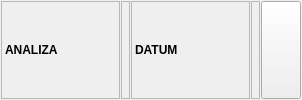
          <widget class="QFrame" name="frame_39">
           <property name="sizePolicy">
            <sizepolicy hsizetype="Preferred" vsizetype="Maximum">
             <horstretch>0</horstretch>
             <verstretch>0</verstretch>
            </sizepolicy>
           </property>
           <property name="frameShape">
            <enum>QFrame::NoFrame</enum>
           </property>
           <property name="frameShadow">
            <enum>QFrame::Raised</enum>
           </property>
           <layout class="QHBoxLayout" name="horizontalLayout_32">
            <property name="spacing">
             <number>1</number>
            </property>
            <property name="leftMargin">
             <number>1</number>
            </property>
            <property name="topMargin">
             <number>1</number>
            </property>
            <property name="rightMargin">
             <number>1</number>
            </property>
            <property name="bottomMargin">
             <number>1</number>
            </property>
            <item>
             <widget class="QLabel" name="lblJMBGiTitle_4">
              <property name="sizePolicy">
               <sizepolicy hsizetype="Maximum" vsizetype="Preferred">
                <horstretch>0</horstretch>
                <verstretch>0</verstretch>
               </sizepolicy>
              </property>
              <property name="minimumSize">
               <size>
                <width>119</width>
                <height>27</height>
               </size>
              </property>
              <property name="maximumSize">
               <size>
                <width>119</width>
                <height>16777215</height>
               </size>
              </property>
              <property name="font">
               <font>
                <weight>75</weight>
                <bold>true</bold>
               </font>
              </property>
              <property name="frameShape">
               <enum>QFrame::StyledPanel</enum>
              </property>
              <property name="text">
               <string>ANALIZA</string>
              </property>
             </widget>
            </item>
            <item>
             <widget class="QLabel" name="lblAnaliza">
              <property name="sizePolicy">
               <sizepolicy hsizetype="Preferred" vsizetype="Preferred">
                <horstretch>0</horstretch>
                <verstretch>0</verstretch>
               </sizepolicy>
              </property>
              <property name="font">
               <font>
                <weight>75</weight>
                <bold>true</bold>
               </font>
              </property>
              <property name="frameShape">
               <enum>QFrame::StyledPanel</enum>
              </property>
              <property name="textInteractionFlags">
               <set>Qt::LinksAccessibleByMouse|Qt::TextSelectableByMouse</set>
              </property>
             </widget>
            </item>
            <item>
             <widget class="QLabel" name="lblAnalizaDatumTitle">
              <property name="sizePolicy">
               <sizepolicy hsizetype="Maximum" vsizetype="Preferred">
                <horstretch>0</horstretch>
                <verstretch>0</verstretch>
               </sizepolicy>
              </property>
              <property name="minimumSize">
               <size>
                <width>119</width>
                <height>27</height>
               </size>
              </property>
              <property name="maximumSize">
               <size>
                <width>119</width>
                <height>16777215</height>
               </size>
              </property>
              <property name="font">
               <font>
                <weight>75</weight>
                <bold>true</bold>
               </font>
              </property>
              <property name="frameShape">
               <enum>QFrame::StyledPanel</enum>
              </property>
              <property name="text">
               <string>DATUM</string>
              </property>
             </widget>
            </item>
            <item>
             <widget class="QLabel" name="lblAnalizaDatum">
              <property name="sizePolicy">
               <sizepolicy hsizetype="Preferred" vsizetype="Preferred">
                <horstretch>0</horstretch>
                <verstretch>0</verstretch>
               </sizepolicy>
              </property>
              <property name="font">
               <font>
                <weight>75</weight>
                <bold>true</bold>
               </font>
              </property>
              <property name="frameShape">
               <enum>QFrame::StyledPanel</enum>
              </property>
              <property name="textInteractionFlags">
               <set>Qt::LinksAccessibleByMouse|Qt::TextSelectableByMouse</set>
              </property>
             </widget>
            </item>
            <item>
             <widget class="QPushButton" name="btnAnalizaDatumOK">
              <property name="sizePolicy">
               <sizepolicy hsizetype="Maximum" vsizetype="Preferred">
                <horstretch>0</horstretch>
                <verstretch>0</verstretch>
               </sizepolicy>
              </property>
              <property name="maximumSize">
               <size>
                <width>60</width>
                <height>16777215</height>
               </size>
              </property>
              <property name="font">
               <font>
                <weight>75</weight>
                <bold>true</bold>
               </font>
              </property>
              <property name="cursor">
               <cursorShape>PointingHandCursor</cursorShape>
              </property>
              <property name="icon">
               <iconset resource="../../../resources/DonatForm.qrc">
                <normaloff>:/InDonat/Forms/images/OK.gif</normaloff>:/InDonat/Forms/images/OK.gif</iconset>
              </property>
             </widget>
            </item>
           </layout>
          </widget>
